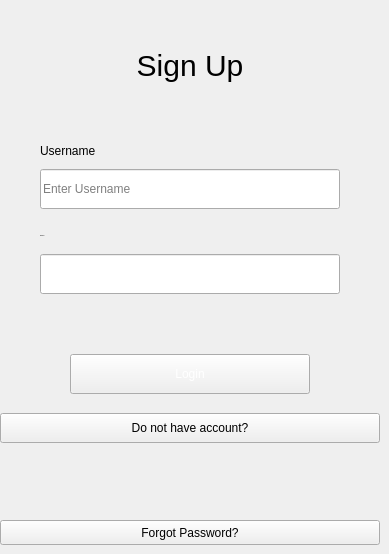
     <widget class="QWidget" name="page_signup">
      <widget class="QLabel" name="label_17">
       <property name="geometry">
        <rect>
         <x>0</x>
         <y>45</y>
         <width>380</width>
         <height>41</height>
        </rect>
       </property>
       <property name="styleSheet">
        <string notr="true">font-size: 30px;</string>
       </property>
       <property name="text">
        <string>Sign Up</string>
       </property>
       <property name="alignment">
        <set>Qt::AlignCenter</set>
       </property>
      </widget>
      <widget class="QPushButton" name="pushButton_login_2">
       <property name="geometry">
        <rect>
         <x>70</x>
         <y>354</y>
         <width>240</width>
         <height>40</height>
        </rect>
       </property>
       <property name="cursor">
        <cursorShape>PointingHandCursor</cursorShape>
       </property>
       <property name="styleSheet">
        <string notr="true">QPushButton {
	color: rgb(255, 255, 255);
	background-color: &quot;#42d185&quot;;
}

QPushButton:hover {
	background-color: rgb(92, 228, 156);
}</string>
       </property>
       <property name="text">
        <string>Login</string>
       </property>
      </widget>
      <widget class="QPushButton" name="pushButton_newAccount_2">
       <property name="geometry">
        <rect>
         <x>0</x>
         <y>413</y>
         <width>380</width>
         <height>30</height>
        </rect>
       </property>
       <property name="cursor">
        <cursorShape>PointingHandCursor</cursorShape>
       </property>
       <property name="styleSheet">
        <string notr="true">QPushButton {
	color: &quot;#4171d6&quot;;
}

QPushButton:hover {
	text-decoration: underline;
}</string>
       </property>
       <property name="text">
        <string>Do not have account?</string>
       </property>
      </widget>
      <widget class="QLabel" name="label_20">
       <property name="geometry">
        <rect>
         <x>40</x>
         <y>143</y>
         <width>291</width>
         <height>16</height>
        </rect>
       </property>
       <property name="styleSheet">
        <string notr="true"/>
       </property>
       <property name="text">
        <string>Username</string>
       </property>
      </widget>
      <widget class="QLineEdit" name="lineEdit_password_2">
       <property name="geometry">
        <rect>
         <x>40</x>
         <y>254</y>
         <width>300</width>
         <height>40</height>
        </rect>
       </property>
       <property name="text">
        <string/>
       </property>
       <property name="maxLength">
        <number>128</number>
       </property>
       <property name="echoMode">
        <enum>QLineEdit::Password</enum>
       </property>
       <property name="placeholderText">
        <string/>
       </property>
      </widget>
      <widget class="QLineEdit" name="lineEdit_username_2">
       <property name="geometry">
        <rect>
         <x>40</x>
         <y>169</y>
         <width>300</width>
         <height>40</height>
        </rect>
       </property>
       <property name="text">
        <string/>
       </property>
       <property name="maxLength">
        <number>128</number>
       </property>
       <property name="placeholderText">
        <string>Enter Username</string>
       </property>
      </widget>
      <widget class="QLabel" name="label_21">
       <property name="geometry">
        <rect>
         <x>40</x>
         <y>228</y>
         <width>91</width>
         <height>16</height>
        </rect>
       </property>
       <property name="font">
        <font>
         <pointsize>-1</pointsize>
        </font>
       </property>
       <property name="styleSheet">
        <string notr="true"/>
       </property>
       <property name="text">
        <string>Password</string>
       </property>
      </widget>
      <widget class="QPushButton" name="pushButton_private_policy">
       <property name="geometry">
        <rect>
         <x>0</x>
         <y>520</y>
         <width>380</width>
         <height>25</height>
        </rect>
       </property>
       <property name="cursor">
        <cursorShape>PointingHandCursor</cursorShape>
       </property>
       <property name="styleSheet">
        <string notr="true">QPushButton {
	color: &quot;#4171d6&quot;;
}

QPushButton:hover {
	text-decoration: underline;
}</string>
       </property>
       <property name="text">
        <string>Forgot Password?</string>
       </property>
      </widget>
     </widget>
